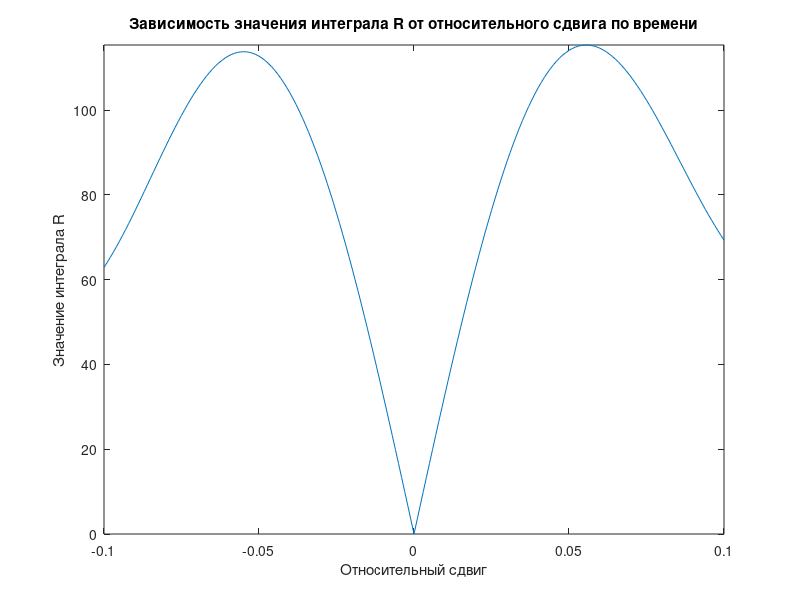

Write MATLAB code to recreate this figure. (Note: this script raises an error after producing the figure.)
%расчетное задание 2

clc;
T=2.0;      %временной интервал представления сигнала
maxR=0;     %начальное значение максимума коэф. сходства

n1=9;      %кол-во периодов 1-го сигнала
n2=9;      %кол-во периодов 2-го сигнала

SKO=0.1;    %СКО шума
k=1024;     %кол-во точек дискретизации сигнала
    
d=0.1;      %коэффициент дельта
m=10;       % количество периодов несущей частоты радиоимпульса
j=1;


shift1=rand(1, 1) * T - d;      % сдвиг по времени для первого сигнала
for q = -d :0.001:d
    shift2 = shift1 + q * T;    % сдвиг по времени для первого сигнала
    for i=1:k
        t(i) = (i-1) * (T/k);   % точка t, нормированная для интервала

        w1(i) = exp(-(m*(t(i)-shift1)/T)^2);    % Оконная функция для сигнала 1
        w2(i) = exp(-(m*(t(i)-shift2)/T)^2);    % Оконная функция для сигнала 2

        x(i) = cos((2 * pi * n1 * (t(i) - shift1)) / T) * w1(i);    % сигнал 1
        y(i) = cos((2 * pi * n2 * (t(i) - shift2)) / T) * w2(i);    % сигнал 2

        xy(i) = abs((x(i)-y(i)));      %вычисление массива подинтегрального выражения
    end

    int_xy=trapz(xy);
    R(j) = 1/T * int_xy;
    %R(j) = (int_xy/((sqrt(int_x2)*sqrt(int_y2)))); % коэф корреляции

    if (R(j)>maxR)
        maxR=R(j);
        maxQ = q;
    end

    j=j+1;
end

q = (-d:0.001:d);
figure
plot(q,R);
axis tight;
title('Зависимость значения интеграла R от относительного сдвига по времени');
xlabel('Относительный сдвиг');
ylabel('Значение интеграла R');

maxQ

m=11;%Кол-во точек аппроксимации. Возможные значения:11, 16, 31, 61, 101, 301
for s=1:m
    b(s)=(s-1)*((2*d/0.001)/(m-1))+1;
    R1(s)=R(b(s));
end

x=linspace(-d,d,m);% Задание подписей на графиках по оси Х
s=1:m;

% figure
% plot(x,R1)
% axis tight
% title('До интерполяции');
% xlabel('Относительный сдвиг');
% ylabel('Коэффициент сходства');

xx=1:m;
xi=1:0.1:m;
yint=interp1(xx,R1,xi,'spline');% сплайн-интерполяция коэф корреляции
r1=yint;
apr=spaps(x,R1,0.000001);

% figure
% fnplt(apr)
% axis tight
% title('После интерполяции');
% xlabel('Относительный сдвиг');
% ylabel('Коэффициент сходства');

clear;



